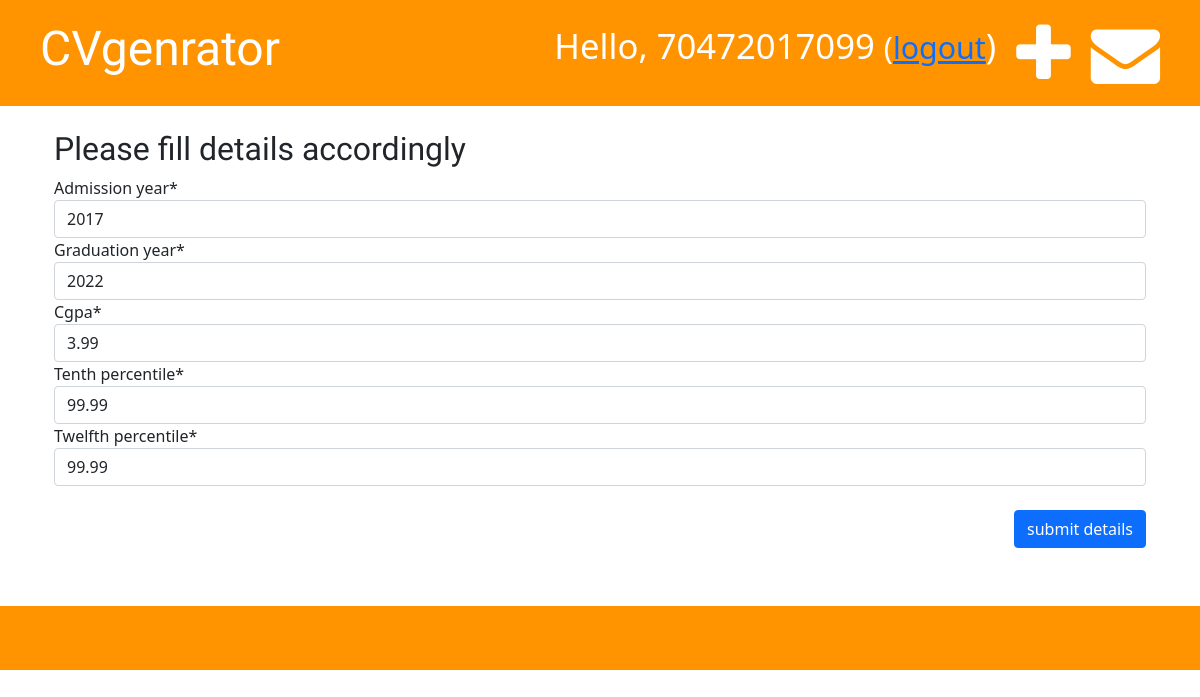
Screenshot of /cvg/cv/ad/1/edit/ (signed in) with the database file from the repository.
### cvg/models.py (models this page shows, shortened)
class Academics(models.Model):
    cv = models.ForeignKey('cvg.Cv', on_delete=models.CASCADE, related_name='academics')
    admission_year = models.IntegerField(choices=years)
    graduation_year = models.IntegerField(choices=years)
    cgpa = models.DecimalField(max_digits=3, decimal_places=2, validators=[MaxValueValidator(4), MinValueValidator(2)])
    tenth_percentile = models.DecimalField(max_digits=4, decimal_places=2)
    twelfth_percentile = models.DecimalField(max_digits=4, decimal_places=2)
    approved = models.BooleanField(default=True)
    modified_date = models.DateTimeField(default=timezone.now)
    edited_by = models.CharField(max_length=11, blank=True)

### cvg/views.py (the view)
# urls.py: path('cv/ad/<int:pk>/edit/', views.edit_ad, name='edit_ad'),
@login_required
def edit_ad(request, pk):
    ad = get_object_or_404(Academics, pk=pk)
    if request.method == 'POST':
        form = Academicsform(request.POST, instance=ad)
        if form.is_valid():
            ad = form.save(commit=False)
            ad.edited_by = str(request.user)
            ad.modified_date = timezone.now()
            ad.save()
            return redirect('cvg:cv_detail', pk=ad.cv.pk)
    else:
        form = Academicsform(instance=ad)
    return render(request, 'cvg/form.html', {'form': form})

### cvg/forms.py
class Academicsform(forms.ModelForm):
    class Meta:
        model = Academics
        exclude = ('cv', 'approved', 'edited_by', 'modified_date')

### cvg/templates/cvg/form.html (shortened to what this page needs)
{% extends 'cvg/base.html' %} {% block title %} Adding details! {% endblock %}
{% load crispy_forms_tags %}
{% block content %}
<div class="container pads">
    <h2>Please fill details accordingly</h2>
    <form class="cv-form-blog" method="POST">
        {{ form|crispy }}
        <br>
        <button type="submit" class="btn btn-primary">submit details</button>
    </form>
</div>
    <br>
    <br>
    <br>
{% endblock %}

### cvg/templates/cvg/base.html (shortened to what this page needs)
{% load static %}
<!DOCTYPE html>
<html lang="en">
<head>
    <link href="https://cdn.jsdelivr.net/npm/bootstrap@5.0.2/dist/css/bootstrap.min.css" rel="stylesheet"
        type="text/css">
    <link href="https://cdn.jsdelivr.net/npm/bootstrap@5.0.2/dist/css/bootstrap.min.css" rel="stylesheet"
>
    <link rel="stylesheet" href="https://cdnjs.cloudflare.com/ajax/libs/font-awesome/4.7.0/css/font-awesome.min.css">
    <link href="{% static 'cvg/style.css' %}" rel="stylesheet" type="text/css">
</head>
<body>
    <div class="page-header">
        {% if user.is_authenticated %}
        <a href="{% url 'cvg:cv_draft_list' %}" class="top-menu"><i class="fa fa-envelope fa-2x"></i></a>
        <a href="{% url 'cvg:cv_new' %}" class="top-menu"><i class="fa fa-plus fa-2x"></i></a>
        <p class="top-menu">Hello, {{user.username}} <small>(<a href="{% url 'logout' %}">logout</a></small>)</p>
        {% else %}
        <a href="{% url 'login' %}" class="top-menu"><i class="fa fa-sign-in fa-2x" aria-hidden="true"></i></a>
        {% endif %}
        <h1><a href="{% url 'cvg:cv_list' %}">CVgenrator</a></h1>
    </div>
    <br>
    <div class="container">
    {% block content %}
    {% endblock %}
    </div>
    <br>
    <div class="page-header">
    <br>
    </div>
</body>
</html>

### cvg/static/cvg/style.css (style rules this page uses)
.page-header { background-color: #ff9400; margin-top:0; padding: 20px 20px 20px 40px; }
.page-header h1, .page-header h1 a { color:white; font-size:36pt; text-decoration:none; }
h1, h2, h3, h4, h5, h6 { font-family: 'Tangerine', 'Inconsolata', 'Droid Sans', serif; }
.cv-form-blog .btn-primary { float: right; }
.top-menu { color: #ffffff; float: right; font-size: 26pt; margin-right: 20px; }

### rows the page displays
Academics: admission_year "2017", graduation_year "2022", cgpa "3.99", tenth_percentile "99.99", twelfth_percentile "99.99"

### other values shown
{{ user.username }} "70472017099"
